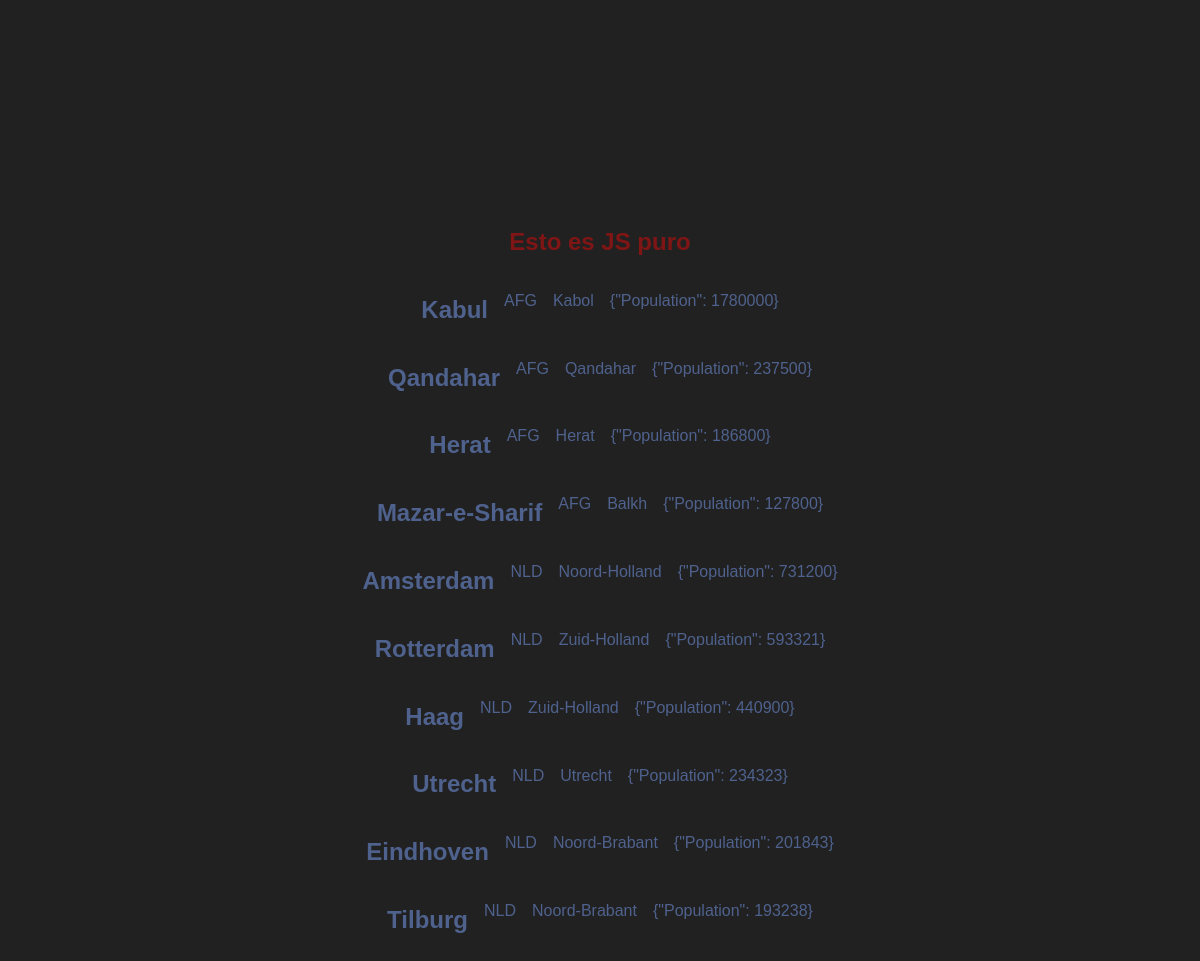
The page / on the database its author committed.
### tables this page shows
CREATE TABLE `city` (
  `ID` int NOT NULL AUTO_INCREMENT,
  `Name` char(35) NOT NULL DEFAULT '',
  `CountryCode` char(3) NOT NULL DEFAULT '',
  `District` char(20) NOT NULL DEFAULT '',
  `Info` json DEFAULT NULL,
  PRIMARY KEY (`ID`)
);

### fun.php (called while the page is built, shortened)
<?php
function obtenerPaises(){
    $sql="SELECT *
        FROM city
        ORDER BY id
        limit 10";
    try {
        $conexion = conexion();
        $query = $conexion->prepare($sql);
        $query->execute();
    }
    catch (Exception $e) {
        echo 'Error en la conexion a la base de datos: ',  $e->getMessage(), "\n";
        return false;
    }
    $datosPaises = $query->fetchAll();
    return $datosPaises;
}
?>

### index.php (the view, shortened to what this page needs)
<?php
include "fun.php";
?>
<!DOCTYPE html>
<html lang="en">
<head>
    <link rel="stylesheet" type="text/css" href="styles.css">
</head>
<body>
    <div id="land"></div>
    <div id="load">
      </div>
      <?php
        foreach (obtenerPaises() as $datosPaises) {
        ?>
            <div id="land">
            <section class="layout">
            <div class="grow1"><h1 class="title"><?php echo $datosPaises['Name'] ?></h1></div>
            <div class="grow1"><p><?php echo $datosPaises['CountryCode'] ?></p></div>
            <div class="grow1"><p><?php echo $datosPaises['District'] ?></p></div>
            <div class="grow1"><p><?php echo $datosPaises['Info'] ?></p></div>
            </section>
            </div>
            <?php
            }
            ?>
</body>
</html>

### styles.css (style rules this page uses)
body { background-color: #212121; display: flex; flex-direction: column; align-items: center; justify-content: center; padding-top: 200px; }
.layout { width: 100%; display: flex; gap: 16px; }
.grow1 { flex-grow: 1; }
#land { color: #4F628E; font-family: Helvetica, Arial, sans-serif; }
#load { position: absolute; width: 600px; height: 36px; left: 50%; top: 40%; margin-left: -300px; overflow: visible; -webkit-user-select: none; -moz-user-select: none; -ms-user-select: none; user-select: none; cursor: default; }

### rows shown on the page
city: Name "Kabul", CountryCode "AFG", District "Kabol", Info "{\"Population\": 1780000}"
city: Name "Qandahar", CountryCode "AFG", District "Qandahar", Info "{\"Population\": 237500}"
city: Name "Herat", CountryCode "AFG", District "Herat", Info "{\"Population\": 186800}"
city: Name "Mazar-e-Sharif", CountryCode "AFG", District "Balkh", Info "{\"Population\": 127800}"
city: Name "Amsterdam", CountryCode "NLD", District "Noord-Holland", Info "{\"Population\": 731200}"
city: Name "Rotterdam", CountryCode "NLD", District "Zuid-Holland", Info "{\"Population\": 593321}"
city: Name "Haag", CountryCode "NLD", District "Zuid-Holland", Info "{\"Population\": 440900}"
city: Name "Utrecht", CountryCode "NLD", District "Utrecht", Info "{\"Population\": 234323}"
city: Name "Eindhoven", CountryCode "NLD", District "Noord-Brabant", Info "{\"Population\": 201843}"
city: Name "Tilburg", CountryCode "NLD", District "Noord-Brabant", Info "{\"Population\": 193238}"
